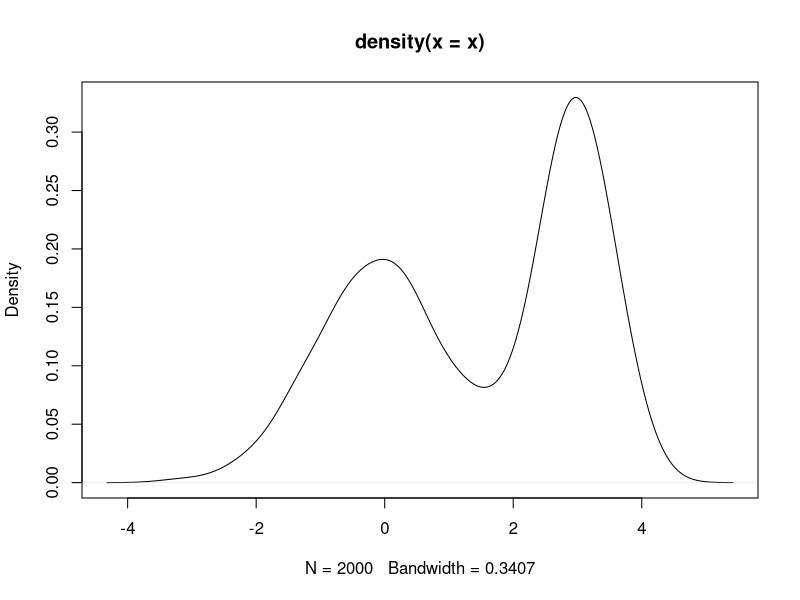
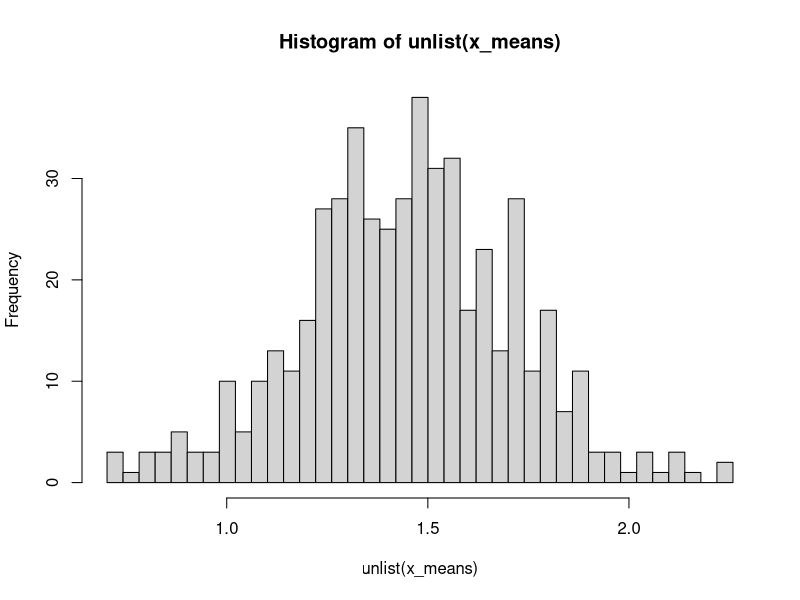
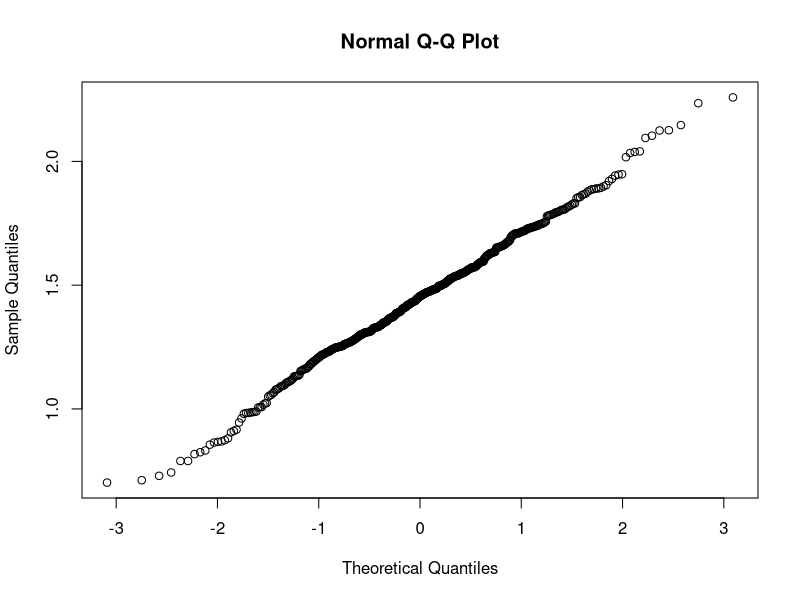
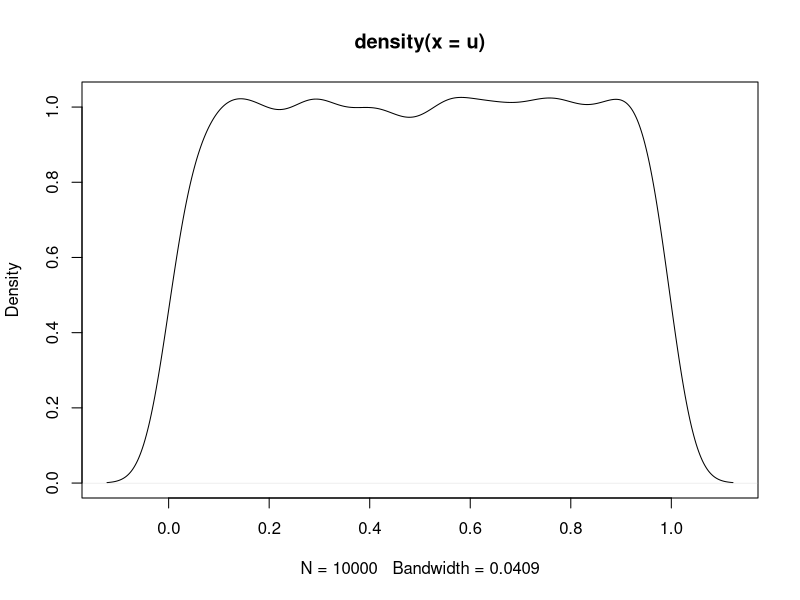
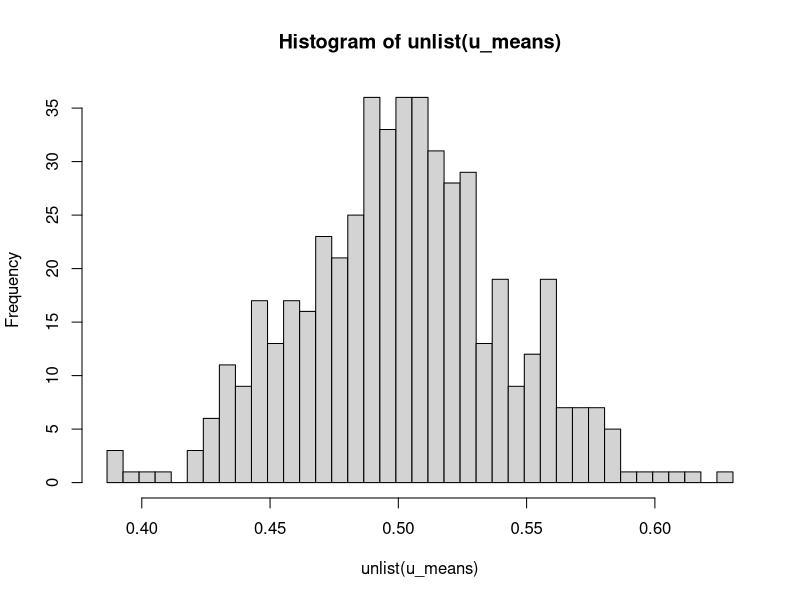
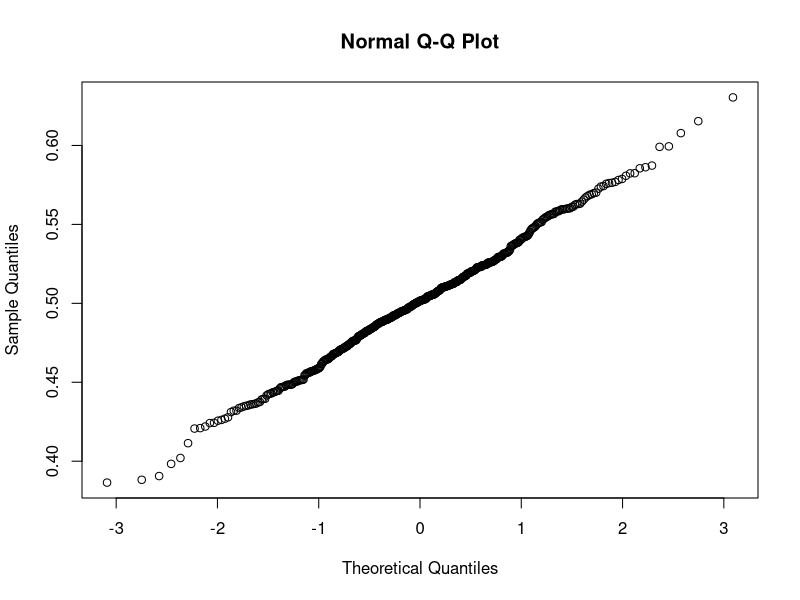

Here is the R script that generated these plots, in order:
x = c(rnorm(1000),rnorm(1000,mean=3,sd=0.5))
plot(density(x)) # Definitely not normal



# generate 500 samples
x_samples = lapply(1:500, function(i) sample(x, size=50, replace=FALSE))
x_means = sapply(x_samples, mean)
breaks = seq(min(x_means), max(x_means), length.out = 40)
hist(unlist(x_means), breaks = breaks)
qqnorm(unlist(x_means)) # Yay normality!

pop_mean_estimate = mean(unlist(x_means))
pop_mean_estimate
pop_mean_sd = sd(unlist(x_means))
pop_mean_sd

actual_mean = mean(x)
actual_mean

alpha = 0.95
half_width = qnorm((1+alpha)/2, mean=pop_mean_estimate, sd = pop_mean_sd) - pop_mean_estimate
print(paste("The half width is ", round(half_width, 3)))

ci_low = pop_mean_estimate - half_width
ci_high = pop_mean_estimate + half_width

print(paste('The actual mean is',round(actual_mean,3)))
print(paste('The',alpha,'level CI is (',round(ci_low,3),',',round(ci_high,3),').'))

u = runif(10000)
plot(density(u)) # Definitely not normal


u_samples = lapply(1:500, function(i) sample(u, size=50, replace=TRUE))
u_means = sapply(u_samples, mean)
breaks = seq(min(u_means), max(u_means), length.out = 40)
hist(unlist(u_means), breaks = breaks)
qqnorm(unlist(u_means)) # Yay normality!
